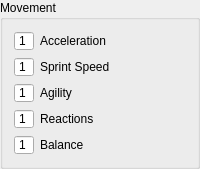
            <widget class="QGroupBox" name="groupBox_4">
             <property name="title">
              <string>Movement</string>
             </property>
             <layout class="QGridLayout" name="gridLayout_5">
              <item row="0" column="1">
               <widget class="QLabel" name="label_18">
                <property name="text">
                 <string>Acceleration</string>
                </property>
               </widget>
              </item>
              <item row="2" column="1">
               <widget class="QLabel" name="label_19">
                <property name="text">
                 <string>Sprint Speed</string>
                </property>
               </widget>
              </item>
              <item row="3" column="1">
               <widget class="QLabel" name="label_20">
                <property name="text">
                 <string>Agility</string>
                </property>
               </widget>
              </item>
              <item row="4" column="1">
               <widget class="QLabel" name="label_17">
                <property name="text">
                 <string>Reactions</string>
                </property>
               </widget>
              </item>
              <item row="5" column="1">
               <widget class="QLabel" name="label_21">
                <property name="text">
                 <string>Balance</string>
                </property>
               </widget>
              </item>
              <item row="0" column="0">
               <widget class="QSpinBox" name="spinBox_20">
                <property name="sizePolicy">
                 <sizepolicy hsizetype="Fixed" vsizetype="Fixed">
                  <horstretch>0</horstretch>
                  <verstretch>0</verstretch>
                 </sizepolicy>
                </property>
                <property name="minimumSize">
                 <size>
                  <width>20</width>
                  <height>20</height>
                 </size>
                </property>
                <property name="maximumSize">
                 <size>
                  <width>20</width>
                  <height>20</height>
                 </size>
                </property>
                <property name="buttonSymbols">
                 <enum>QAbstractSpinBox::NoButtons</enum>
                </property>
                <property name="minimum">
                 <number>1</number>
                </property>
               </widget>
              </item>
              <item row="2" column="0">
               <widget class="QSpinBox" name="spinBox_21">
                <property name="sizePolicy">
                 <sizepolicy hsizetype="Fixed" vsizetype="Fixed">
                  <horstretch>0</horstretch>
                  <verstretch>0</verstretch>
                 </sizepolicy>
                </property>
                <property name="minimumSize">
                 <size>
                  <width>20</width>
                  <height>20</height>
                 </size>
                </property>
                <property name="maximumSize">
                 <size>
                  <width>20</width>
                  <height>20</height>
                 </size>
                </property>
                <property name="buttonSymbols">
                 <enum>QAbstractSpinBox::NoButtons</enum>
                </property>
                <property name="minimum">
                 <number>1</number>
                </property>
               </widget>
              </item>
              <item row="3" column="0">
               <widget class="QSpinBox" name="spinBox_22">
                <property name="sizePolicy">
                 <sizepolicy hsizetype="Fixed" vsizetype="Fixed">
                  <horstretch>0</horstretch>
                  <verstretch>0</verstretch>
                 </sizepolicy>
                </property>
                <property name="minimumSize">
                 <size>
                  <width>20</width>
                  <height>20</height>
                 </size>
                </property>
                <property name="maximumSize">
                 <size>
                  <width>20</width>
                  <height>20</height>
                 </size>
                </property>
                <property name="buttonSymbols">
                 <enum>QAbstractSpinBox::NoButtons</enum>
                </property>
                <property name="minimum">
                 <number>1</number>
                </property>
               </widget>
              </item>
              <item row="4" column="0">
               <widget class="QSpinBox" name="spinBox_23">
                <property name="sizePolicy">
                 <sizepolicy hsizetype="Fixed" vsizetype="Fixed">
                  <horstretch>0</horstretch>
                  <verstretch>0</verstretch>
                 </sizepolicy>
                </property>
                <property name="minimumSize">
                 <size>
                  <width>20</width>
                  <height>20</height>
                 </size>
                </property>
                <property name="maximumSize">
                 <size>
                  <width>20</width>
                  <height>20</height>
                 </size>
                </property>
                <property name="buttonSymbols">
                 <enum>QAbstractSpinBox::NoButtons</enum>
                </property>
                <property name="minimum">
                 <number>1</number>
                </property>
               </widget>
              </item>
              <item row="5" column="0">
               <widget class="QSpinBox" name="spinBox_24">
                <property name="sizePolicy">
                 <sizepolicy hsizetype="Fixed" vsizetype="Fixed">
                  <horstretch>0</horstretch>
                  <verstretch>0</verstretch>
                 </sizepolicy>
                </property>
                <property name="minimumSize">
                 <size>
                  <width>20</width>
                  <height>20</height>
                 </size>
                </property>
                <property name="maximumSize">
                 <size>
                  <width>20</width>
                  <height>20</height>
                 </size>
                </property>
                <property name="buttonSymbols">
                 <enum>QAbstractSpinBox::NoButtons</enum>
                </property>
                <property name="minimum">
                 <number>1</number>
                </property>
               </widget>
              </item>
             </layout>
            </widget>
